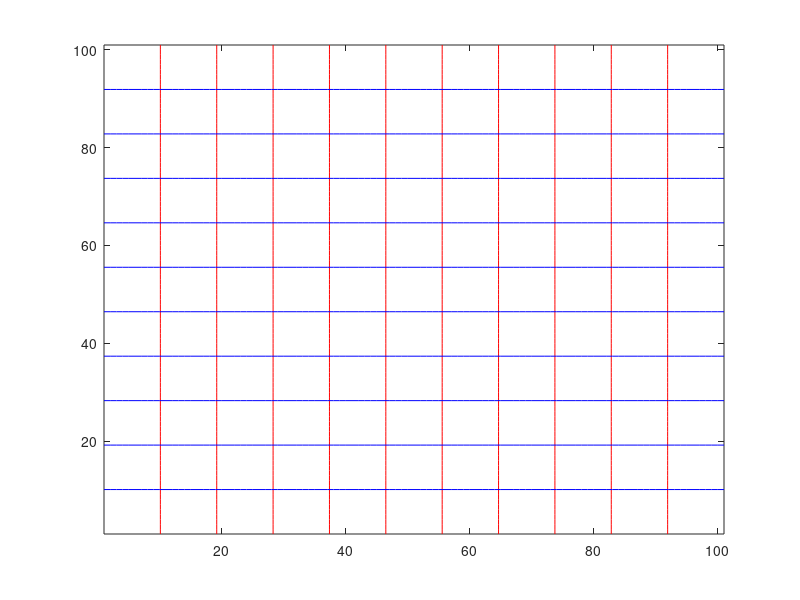

Write MATLAB code to recreate this figure.
clear all; close all;
x=0:0.1:10;
y=0:0.1:10;
[X,Y] = meshgrid(x,y);
contour(X,'LineColor','red');
hold on;
contour(Y,'LineColor','blue');